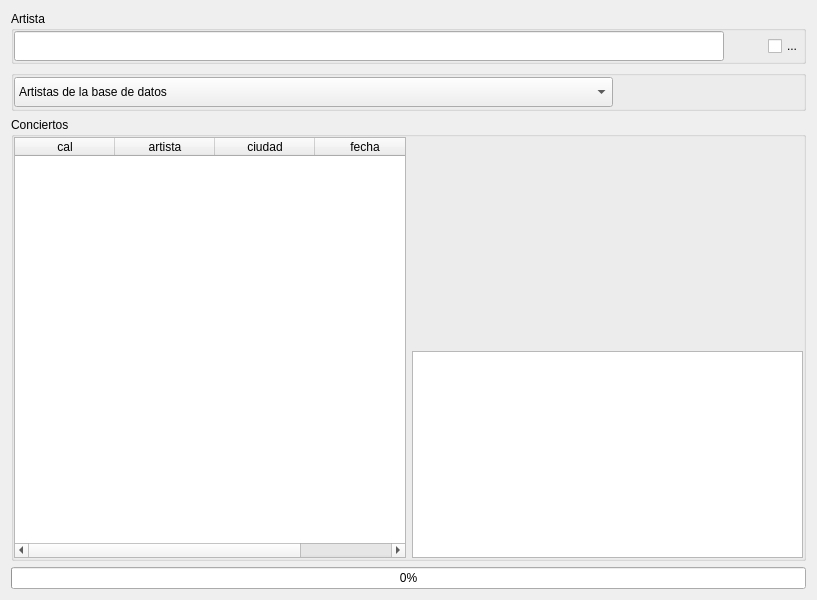
<?xml version="1.0" encoding="UTF-8"?>
<ui version="4.0">
 <class>ConciertosForm</class>
 <widget class="QWidget" name="ConciertosForm">
  <property name="geometry">
   <rect>
    <x>0</x>
    <y>0</y>
    <width>817</width>
    <height>600</height>
   </rect>
  </property>
  <property name="windowTitle">
   <string>Conciertos</string>
  </property>
  <layout class="QVBoxLayout" name="main_layout">
   <item>
    <widget class="QGroupBox" name="groupBox_2">
     <property name="title">
      <string>Artista</string>
     </property>
     <layout class="QHBoxLayout" name="horizontalLayout_2">
      <property name="leftMargin">
       <number>0</number>
      </property>
      <property name="topMargin">
       <number>0</number>
      </property>
      <property name="rightMargin">
       <number>0</number>
      </property>
      <property name="bottomMargin">
       <number>0</number>
      </property>
      <item>
       <widget class="QLineEdit" name="conciertos_search_box">
        <property name="minimumSize">
         <size>
          <width>0</width>
          <height>30</height>
         </size>
        </property>
        <property name="text">
         <string/>
        </property>
       </widget>
      </item>
      <item>
       <widget class="QPushButton" name="buscar_searchbox">
        <property name="minimumSize">
         <size>
          <width>0</width>
          <height>30</height>
         </size>
        </property>
        <property name="maximumSize">
         <size>
          <width>32</width>
          <height>32</height>
         </size>
        </property>
        <property name="toolTip">
         <string>Busca conciertos por artista, ciudad,...</string>
        </property>
        <property name="text">
         <string/>
        </property>
        <property name="icon">
         <iconset resource="../../images.qrc">
          <normaloff>:/services/musico</normaloff>:/services/musico</iconset>
        </property>
        <property name="iconSize">
         <size>
          <width>30</width>
          <height>30</height>
         </size>
        </property>
        <property name="flat">
         <bool>true</bool>
        </property>
       </widget>
      </item>
      <item>
       <widget class="QCheckBox" name="advanced_settings">
        <property name="enabled">
         <bool>true</bool>
        </property>
        <property name="toolTip">
         <string/>
        </property>
        <property name="text">
         <string>...</string>
        </property>
       </widget>
      </item>
     </layout>
    </widget>
   </item>
   <item>
    <widget class="QGroupBox" name="global_config_group">
     <property name="title">
      <string/>
     </property>
     <layout class="QVBoxLayout" name="verticalLayout_8">
      <property name="leftMargin">
       <number>0</number>
      </property>
      <property name="topMargin">
       <number>0</number>
      </property>
      <property name="rightMargin">
       <number>0</number>
      </property>
      <property name="bottomMargin">
       <number>0</number>
      </property>
      <item>
       <widget class="QWidget" name="widget_7" native="true">
        <layout class="QHBoxLayout" name="horizontalLayout_9">
         <property name="leftMargin">
          <number>0</number>
         </property>
         <property name="topMargin">
          <number>0</number>
         </property>
         <property name="rightMargin">
          <number>0</number>
         </property>
         <property name="bottomMargin">
          <number>0</number>
         </property>
         <item>
          <widget class="QComboBox" name="source_combo">
           <property name="minimumSize">
            <size>
             <width>200</width>
             <height>30</height>
            </size>
           </property>
           <property name="toolTip">
            <string>Elige que artistas quieres añadir a la búsqueda masiva</string>
           </property>
           <item>
            <property name="text">
             <string>Artistas de la base de datos</string>
            </property>
            <property name="icon">
             <iconset resource="../../images.qrc">
              <normaloff>:/services/db_ol</normaloff>:/services/db_ol</iconset>
            </property>
           </item>
           <item>
            <property name="text">
             <string>Artistas de muspy</string>
            </property>
            <property name="icon">
             <iconset resource="../../images.qrc">
              <normaloff>:/services/cuernos</normaloff>:/services/cuernos</iconset>
            </property>
           </item>
           <item>
            <property name="text">
             <string>Artisas Spotify</string>
            </property>
            <property name="icon">
             <iconset resource="../../images.qrc">
              <normaloff>:/services/spotify_ol</normaloff>:/services/spotify_ol</iconset>
            </property>
           </item>
           <item>
            <property name="text">
             <string>Artistas de lastfm</string>
            </property>
            <property name="icon">
             <iconset resource="../../images.qrc">
              <normaloff>:/services/lastfm_ol</normaloff>:/services/lastfm_ol</iconset>
            </property>
           </item>
           <item>
            <property name="text">
             <string>Artistas de musicbrainz</string>
            </property>
            <property name="icon">
             <iconset resource="../../images.qrc">
              <normaloff>:/services/musicbrainz</normaloff>:/services/musicbrainz</iconset>
            </property>
           </item>
          </widget>
         </item>
         <item>
          <widget class="QPushButton" name="select_file_btn">
           <property name="maximumSize">
            <size>
             <width>32</width>
             <height>32</height>
            </size>
           </property>
           <property name="toolTip">
            <string>Seleccionar un archivo con un artista por linea para añadir a la búsqueda masiva</string>
           </property>
           <property name="text">
            <string/>
           </property>
           <property name="icon">
            <iconset resource="../../images.qrc">
             <normaloff>:/services/b_link</normaloff>:/services/b_link</iconset>
           </property>
           <property name="iconSize">
            <size>
             <width>30</width>
             <height>30</height>
            </size>
           </property>
           <property name="flat">
            <bool>true</bool>
           </property>
          </widget>
         </item>
         <item>
          <widget class="QPushButton" name="pushButton">
           <property name="minimumSize">
            <size>
             <width>32</width>
             <height>32</height>
            </size>
           </property>
           <property name="maximumSize">
            <size>
             <width>32</width>
             <height>32</height>
            </size>
           </property>
           <property name="toolTip">
            <string>Busqueda masiva de tus artistas seleccionados</string>
           </property>
           <property name="text">
            <string/>
           </property>
           <property name="icon">
            <iconset resource="../../images.qrc">
             <normaloff>:/services/trompeta</normaloff>:/services/trompeta</iconset>
           </property>
           <property name="iconSize">
            <size>
             <width>30</width>
             <height>30</height>
            </size>
           </property>
           <property name="flat">
            <bool>true</bool>
           </property>
          </widget>
         </item>
         <item>
          <widget class="QPushButton" name="add_to_cal">
           <property name="minimumSize">
            <size>
             <width>32</width>
             <height>32</height>
            </size>
           </property>
           <property name="maximumSize">
            <size>
             <width>32</width>
             <height>32</height>
            </size>
           </property>
           <property name="toolTip">
            <string>Añade los eventos seleccionados al calendario</string>
           </property>
           <property name="text">
            <string/>
           </property>
           <property name="icon">
            <iconset resource="../../images.qrc">
             <normaloff>:/services/cal_Red</normaloff>:/services/cal_Red</iconset>
           </property>
           <property name="iconSize">
            <size>
             <width>30</width>
             <height>30</height>
            </size>
           </property>
           <property name="flat">
            <bool>true</bool>
           </property>
          </widget>
         </item>
         <item>
          <widget class="QPushButton" name="paginas_btn">
           <property name="maximumSize">
            <size>
             <width>32</width>
             <height>32</height>
            </size>
           </property>
           <property name="toolTip">
            <string>Mostrar ajustes avanzados</string>
           </property>
           <property name="text">
            <string/>
           </property>
           <property name="icon">
            <iconset resource="../../images.qrc">
             <normaloff>:/services/code_circulo</normaloff>:/services/code_circulo</iconset>
           </property>
           <property name="iconSize">
            <size>
             <width>30</width>
             <height>30</height>
            </size>
           </property>
           <property name="flat">
            <bool>true</bool>
           </property>
          </widget>
         </item>
         <item>
          <widget class="QPushButton" name="ajustes_button">
           <property name="maximumSize">
            <size>
             <width>32</width>
             <height>32</height>
            </size>
           </property>
           <property name="text">
            <string/>
           </property>
           <property name="icon">
            <iconset resource="../../images.qrc">
             <normaloff>:/services/b_plus_cross</normaloff>:/services/b_plus_cross</iconset>
           </property>
           <property name="iconSize">
            <size>
             <width>30</width>
             <height>30</height>
            </size>
           </property>
           <property name="flat">
            <bool>true</bool>
           </property>
          </widget>
         </item>
        </layout>
       </widget>
      </item>
     </layout>
    </widget>
   </item>
   <item>
    <widget class="QStackedWidget" name="stackedWidget">
     <property name="currentIndex">
      <number>0</number>
     </property>
     <widget class="QWidget" name="page">
      <layout class="QVBoxLayout" name="verticalLayout_2">
       <property name="leftMargin">
        <number>0</number>
       </property>
       <property name="topMargin">
        <number>0</number>
       </property>
       <property name="rightMargin">
        <number>0</number>
       </property>
       <property name="bottomMargin">
        <number>0</number>
       </property>
       <item>
        <widget class="QGroupBox" name="groupBox">
         <property name="title">
          <string>Conciertos</string>
         </property>
         <layout class="QHBoxLayout" name="horizontalLayout_3">
          <property name="leftMargin">
           <number>0</number>
          </property>
          <property name="topMargin">
           <number>0</number>
          </property>
          <property name="rightMargin">
           <number>0</number>
          </property>
          <property name="bottomMargin">
           <number>0</number>
          </property>
          <item>
           <widget class="QTableWidget" name="concerts_tree">
            <property name="sortingEnabled">
             <bool>true</bool>
            </property>
            <column>
             <property name="text">
              <string>cal</string>
             </property>
            </column>
            <column>
             <property name="text">
              <string>artista</string>
             </property>
            </column>
            <column>
             <property name="text">
              <string>ciudad</string>
             </property>
            </column>
            <column>
             <property name="text">
              <string>fecha</string>
             </property>
            </column>
           </widget>
          </item>
          <item>
           <widget class="QWidget" name="widget" native="true">
            <layout class="QVBoxLayout" name="verticalLayout">
             <property name="leftMargin">
              <number>0</number>
             </property>
             <property name="topMargin">
              <number>0</number>
             </property>
             <property name="rightMargin">
              <number>0</number>
             </property>
             <property name="bottomMargin">
              <number>0</number>
             </property>
             <item>
              <widget class="QLabel" name="foto_label">
               <property name="sizePolicy">
                <sizepolicy hsizetype="Expanding" vsizetype="Expanding">
                 <horstretch>0</horstretch>
                 <verstretch>0</verstretch>
                </sizepolicy>
               </property>
               <property name="text">
                <string/>
               </property>
              </widget>
             </item>
             <item>
              <widget class="QTextEdit" name="info_area">
               <property name="textInteractionFlags">
                <set>Qt::TextInteractionFlag::LinksAccessibleByKeyboard|Qt::TextInteractionFlag::LinksAccessibleByMouse|Qt::TextInteractionFlag::TextBrowserInteraction|Qt::TextInteractionFlag::TextSelectableByKeyboard|Qt::TextInteractionFlag::TextSelectableByMouse</set>
               </property>
              </widget>
             </item>
            </layout>
           </widget>
          </item>
         </layout>
        </widget>
       </item>
      </layout>
     </widget>
     <widget class="QWidget" name="page_2">
      <layout class="QHBoxLayout" name="horizontalLayout">
       <property name="leftMargin">
        <number>0</number>
       </property>
       <property name="topMargin">
        <number>0</number>
       </property>
       <property name="rightMargin">
        <number>0</number>
       </property>
       <property name="bottomMargin">
        <number>0</number>
       </property>
       <item>
        <widget class="QTextEdit" name="log_area"/>
       </item>
      </layout>
     </widget>
    </widget>
   </item>
   <item>
    <widget class="QProgressBar" name="progress_bar">
     <property name="value">
      <number>0</number>
     </property>
    </widget>
   </item>
  </layout>
 </widget>
 <resources>
  <include location="../../images.qrc"/>
 </resources>
 <connections/>
</ui>
